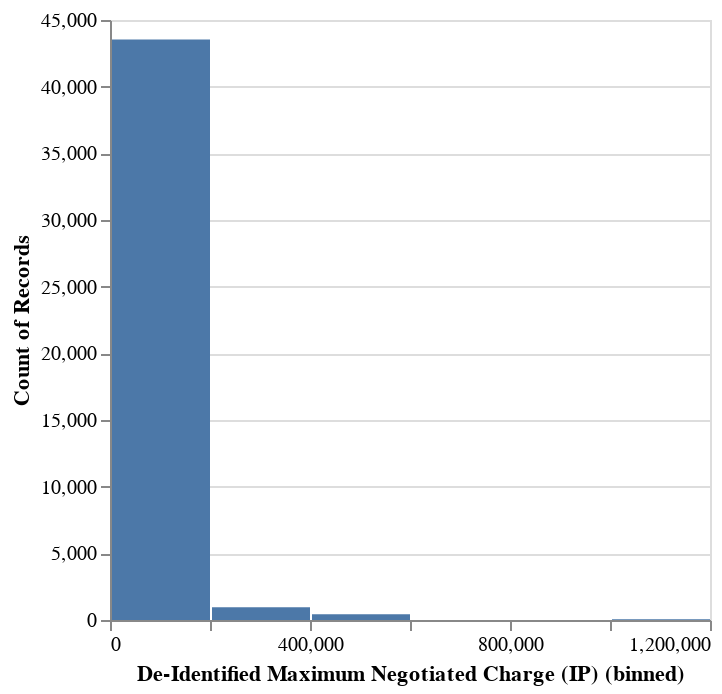

The notebook cell this image was saved under:
### Code cell
# Create a histogram of Discounted Cash Price
alt.Chart(bellevue.to_arrow()).mark_bar().encode(
    alt.X("De-Identified Maximum Negotiated Charge (IP):Q", bin=True),
    y='count()'
)

### Figure 1 — Vega specification as saved in the notebook (floating-point values rounded to 4 significant figures)
{"$schema": "https://vega.github.io/schema/vega/v5.json", "data": [{"name": "source_0", "values": [{"__count": 961, "bin_maxbins_10_De-Identified Maximum Negotiated Charge (IP)": 200000.0, "bin_maxbins_10_De-Identified Maximum Negotiated Charge (IP)_end": 400000.0}, {"__count": 425, "bin_maxbins_10_De-Identified Maximum Negotiated Charge (IP)": 400000.0, "bin_maxbins_10_De-Identified Maximum Negotiated Charge (IP)_end": 600000.0}, {"__count": 43535, "bin_maxbins_10_De-Identified Maximum Negotiated Charge (IP)": 0.0, "bin_maxbins_10_De-Identified Maximum Negotiated Charge (IP)_end": 200000.0}, {"__count": 61, "bin_maxbins_10_De-Identified Maximum Negotiated Charge (IP)": 1000000.0, "bin_maxbins_10_De-Identified Maximum Negotiated Charge (IP)_end": 1200000.0}]}, {"name": "source_0_y_domain___count", "values": [{"min": 61, "max": 43535}]}], "signals": [{"name": "bin_maxbins_10_De_Identified_Maximum_Negotiated_Charge__IP__bins", "value": {"fields": ["De-Identified Maximum Negotiated Charge (IP)"], "fname": "bin_De-Identified Maximum Negotiated Charge (IP)", "start": 0.0, "step": 200000.0, "stop": 1200000.0}}], "marks": [{"type": "rect", "name": "marks", "from": {"data": "source_0"}, "encode": {"update": {"y2": {"value": 0, "scale": "y"}, "ariaRoleDescription": {"value": "bar"}, "fill": {"value": "#4c78a8"}, "description": {"signal": "\"De-Identified Maximum Negotiated Charge (IP) (binned): \" + (!isValid(datum[\"bin_maxbins_10_De-Identified Maximum Negotiated Charge (IP)\"]) || !isFinite(+datum[\"bin_maxbins_10_De-Identified Maximum Negotiated Charge (IP)\"]) ? \"null\" : format(datum[\"bin_maxbins_10_De-Identified Maximum Negotiated Charge (IP)\"], \"\") + \" – \" + format(datum[\"bin_maxbins_10_De-Identified Maximum Negotiated Charge (IP)_end\"], \"\")) + \"; Count of Records: \" + (format(datum[\"__count\"], \"\"))"}, "x2": {"field": "bin_maxbins_10_De-Identified Maximum Negotiated Charge (IP)", "scale": "x", "offset": 1}, "x": {"field": "bin_maxbins_10_De-Identified Maximum Negotiated Charge (IP)_end", "scale": "x"}, "y": {"field": "__count", "scale": "y"}}}, "style": ["bar"]}], "scales": [{"name": "x", "type": "linear", "domain": {"signal": "[bin_maxbins_10_De_Identified_Maximum_Negotiated_Charge__IP__bins.start, bin_maxbins_10_De_Identified_Maximum_Negotiated_Charge__IP__bins.stop]"}, "range": [0, {"signal": "width"}], "bins": {"signal": "bin_maxbins_10_De_Identified_Maximum_Negotiated_Charge__IP__bins"}, "zero": false}, {"name": "y", "type": "linear", "domain": [{"signal": "(data(\"source_0_y_domain___count\")[0] || {}).min"}, {"signal": "(data(\"source_0_y_domain___count\")[0] || {}).max"}], "range": [{"signal": "height"}, 0], "zero": true, "nice": true}], "axes": [{"scale": "y", "labels": false, "gridScale": "x", "ticks": false, "maxExtent": 0, "zindex": 0, "domain": false, "orient": "left", "tickCount": {"signal": "ceil(height/40)"}, "aria": false, "grid": true, "minExtent": 0}, {"scale": "x", "tickCount": {"signal": "ceil(width/10)"}, "labelOverlap": true, "orient": "bottom", "grid": false, "zindex": 0, "title": "De-Identified Maximum Negotiated Charge (IP) (binned)", "labelFlush": true}, {"scale": "y", "orient": "left", "grid": false, "labelOverlap": true, "tickCount": {"signal": "ceil(height/40)"}, "title": "Count of Records", "zindex": 0}], "background": "white", "height": 300, "padding": 5, "width": 300, "style": "cell"}
